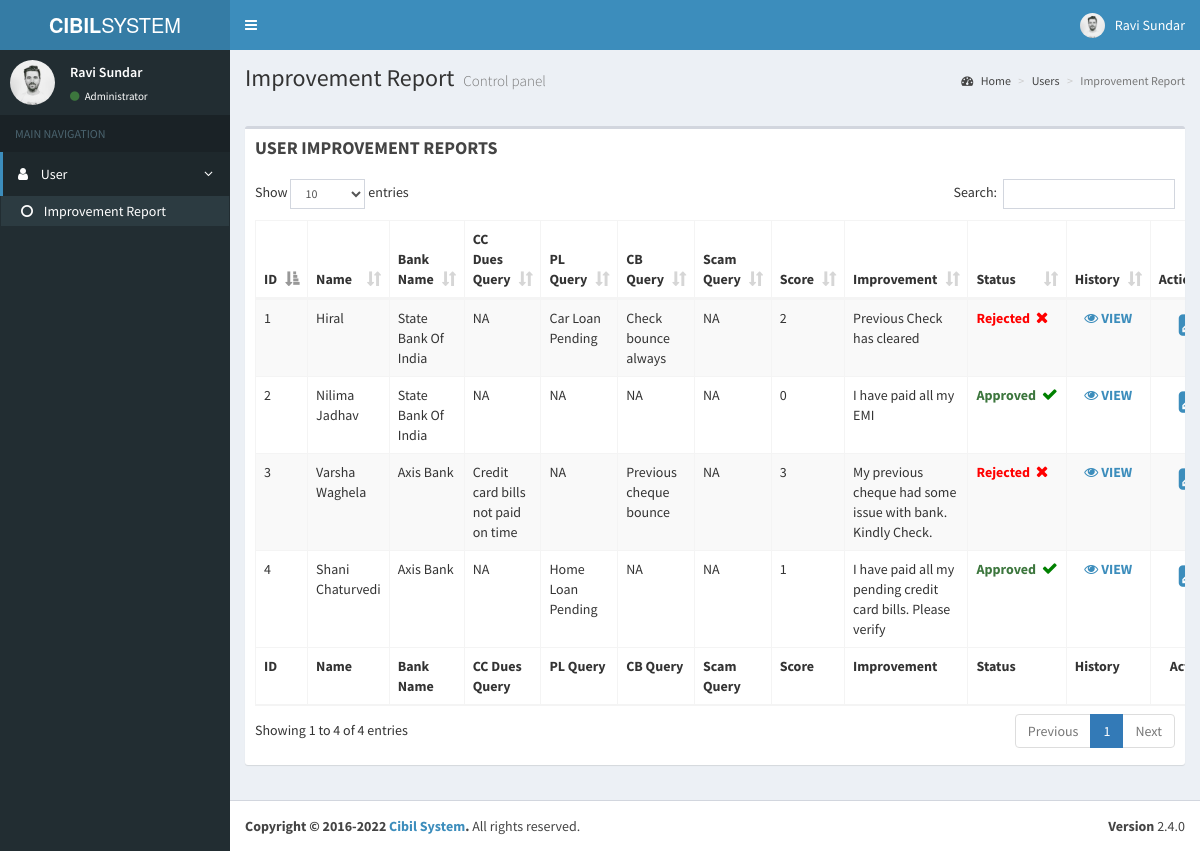
Page /assets/admin/pages/userimprovement.php (signed in) on the committed database.
### tables this page shows
CREATE TABLE `cibil_system_user` (
  `id` int(10) NOT NULL,
  `name` varchar(100) NOT NULL,
  `email` varchar(100) NOT NULL,
  `gender` varchar(100) NOT NULL,
  `login_id` int(100) NOT NULL,
  `bank_id` int(10) NOT NULL,
  `score_id` int(10) NOT NULL,
  `contact` int(200) NOT NULL,
  `city` varchar(100) NOT NULL,
  `address` varchar(255) NOT NULL,
  `register_date` datetime NOT NULL,
  `update_date` datetime NOT NULL,
  `addbyid` varchar(100) NOT NULL
);

CREATE TABLE `cibil_system_bankname` (
  `id` int(10) NOT NULL,
  `bank_name` varchar(100) NOT NULL
);

CREATE TABLE `cibil_system_userscore` (
  `id` int(10) NOT NULL,
  `user_id` int(10) NOT NULL,
  `ccdues` int(10) NOT NULL,
  `ccdues_query` varchar(100) NOT NULL,
  `pending_loan` int(10) NOT NULL,
  `pendingloan_query` varchar(100) NOT NULL,
  `bounce_check` int(10) NOT NULL,
  `bouncecheck_query` varchar(100) NOT NULL,
  `scam` int(10) NOT NULL,
  `scam_query` varchar(100) NOT NULL,
  `score` int(10) NOT NULL
);

CREATE TABLE `cibil_system_improvement` (
  `id` int(10) NOT NULL,
  `user_id` int(10) NOT NULL,
  `improvement` varchar(100) NOT NULL,
  `status` varchar(100) NOT NULL,
  `approved_by` varchar(100) NOT NULL,
  `approved_date` datetime NOT NULL
);

### assets/admin/pages/userimprovement.php (the view, shortened to what this page needs)
<?php
  if(isset($_SESSION['admin_name']) && $_SESSION['admin_name']!=""){
  	require_once('header.php');
    require_once('../../config.php');
    $select="SELECT `cibil_system_user`.* , `cibil_system_bankname`.*, `cibil_system_userscore`.*, `cibil_system_improvement`.* FROM `cibil_system_user` JOIN `cibil_system_bankname` ON `cibil_system_user`.bank_id=`cibil_system_bankname`.id JOIN `cibil_system_userscore` ON `cibil_system_user`.score_id=`cibil_system_userscore`.id JOIN `cibil_system_improvement` ON `cibil_system_user`.id=`cibil_system_improvement`.user_id WHERE `cibil_system_improvement`.status='Pending' OR `cibil_system_improvement`.status='Approved' OR `cibil_system_improvement`.status='Rejected' ORDER BY `cibil_system_user`.update_date DESC";
    $query=mysqli_query($conn,$select);
?>
<link rel="stylesheet" href="../bower_components/datatables.net-bs/css/dataTables.bootstrap.min.css">
<link rel="stylesheet" href="../dist/css/AdminLTE.min.css">
  <div class="content-wrapper">
    <section class="content-header">
      <h1>
        Improvement Report
        <small>Control panel</small>
      </h1>
      <ol class="breadcrumb">
        <li><a href="dashboard.php"><i class="fa fa-dashboard"></i> Home</a></li>
        <li><a href="">Users</a></li>
        <li class="active">Improvement Report</li>
      </ol>
    </section>
    <section class="content">
      <div class="row">
        <div class="col-xs-12">
          <div class="box">
            <div class="box-header">
              <h3 class="box-title text-bold">USER IMPROVEMENT REPORTS</h3>
            </div>
            <div class="box-body table-responsive">
              <table id="example1" class="table table-bordered table-striped ">
                <thead>
                <tr>
                  <th width="1%">ID</th>
                  <th width="7%">Name</th>
                  <th width="10%">Bank Name</th>
                  <th width="10%">CC Dues Query</th>
                  <th width="10%">PL Query</th>
                  <th width="10%">CB Query</th>
                  <th width="10%">Scam Query</th>
                  <th width="2%">Score</th>
                  <th width="10%">Improvement</th>
                  <th width="7%">Status</th>
                  <th width="5%">History</th>
                  <th class="text-center" width="1%">Action</th>
                </tr>
                </thead>
                <tbody>
                <?php
                  $i=1;
                  while($res=mysqli_fetch_object($query)){
                ?>
                <tr>
                  <td><?php echo $i++; ?></td>
                  <td><?php echo $res->name; ?></td>
                  <td><?php echo $res->bank_name; ?></td>
                  <td><?php echo $res->ccdues_query; ?></td>
                  <td><?php echo $res->pendingloan_query; ?></td>
                  <td><?php echo $res->bouncecheck_query; ?></td>
                  <td><?php echo $res->scam_query; ?></td>
                  <td><?php echo $res->score; ?></td>
                  <td><?php echo $res->improvement; ?></td>
                  <td><?php if($res->status=='Rejected'){
                    echo "<div class='text-bold' style='color: red;'>".$res->status."&nbsp&nbsp<i class='fa fa-times' style='font-size:16px; color:red;'></i></div>";
                  }else if($res->status=='Approved'){
                    echo "<div class='text-success text-bold'>".$res->status."&nbsp&nbsp<i class='fa fa-check' style='font-size:16px; color:green;'></i></div>";
                  }else if($res->status=='Pending'){
                    echo "<div class='text-bold' style='color: #D35400;'>".$res->status."&nbsp&nbsp&nbsp<i class='fa fa-tasks' style='font-size:16px; color:orange;'></i></div>";
                  }?></td>
                  <td class="text-center text-bold"><a class="view_improv" href="#improv-form" rel="modal:open" user_id="<?php echo $res->id; ?>"><i class="fa fa-eye" aria-hidden="true"></i> VIEW</a></td>
                  <td class="text-center" style="font-size:25px;"><a class="edituser" href="#login-form" rel="modal:open" user_id="<?php echo $res->id; ?>"><i class="fa fa-pencil-square" aria-hidden="true"></i></td>
                </tr>
                <?php
                  }
                ?>
                </tbody>
                <tfoot>
                <tr>
                  <th>ID</th>
                  <th>Name</th>
                  <th>Bank Name</th>
                  <th>CC Dues Query</th>
                  <th>PL Query</th>
                  <th>CB Query</th>
                  <th>Scam Query</th>
                  <th>Score</th>
                  <th>Improvement</th>
                  <th>Status</th>
                  <th width="5%">History</th>
                  <th class="text-center">Action</th>
                </tr>
                </tfoot>
              </table>
            </div>
          </div>
        </div>
      </div>
    </section>
  </div>
<?php
	require_once('footer.php');
  }
  else{
    require_once('error.php');
  }
?>

### assets/admin/pages/header.php (shortened to what this page needs)
<?php
  $name=$_SESSION['admin_name'];
?>
<!DOCTYPE html>
<html>
<head>
  <link rel="stylesheet" href="../bower_components/bootstrap/dist/css/bootstrap.min.css">
  <link rel="stylesheet" href="../bower_components/font-awesome/css/font-awesome.min.css">
  <link rel="stylesheet" href="../bower_components/Ionicons/css/ionicons.min.css">
  <link rel="stylesheet" href="../dist/css/AdminLTE.min.css">
  <link rel="stylesheet" href="../dist/css/skins/_all-skins.min.css">
  <link rel="stylesheet" href="../plugins/bootstrap-wysihtml5/bootstrap3-wysihtml5.min.css">
  <link rel="stylesheet" href="https://cdnjs.cloudflare.com/ajax/libs/jquery-modal/0.9.1/jquery.modal.min.css" />
</head>
<body class="hold-transition skin-blue sidebar-mini">
<div class="wrapper">
  <header class="main-header">
    <a href="" class="logo">
      <span class="logo-lg"><b>CIBIL</b>SYSTEM</span>
    </a>
    <nav class="navbar navbar-static-top">
      <a href="#" class="sidebar-toggle" data-toggle="push-menu" role="button">
      </a>
      <div class="navbar-custom-menu">
        <ul class="nav navbar-nav">
          <li class="dropdown user user-menu">
            <a href="" class="dropdown-toggle" data-toggle="dropdown">
              <img src="../dist/img/user1-128x128.jpg" class="user-image" alt="User Image">
              <span class="hidden-xs"><?php echo $name; ?></span>
            </a>
          </li>
        </ul>
      </div>
    </nav>
  </header>
  <aside class="main-sidebar">
    <section class="sidebar">
      <div class="user-panel">
        <div class="pull-left image">
          <img src="../dist/img/user1-128x128.jpg" class="img-circle" alt="User Image">
        </div>
        <div class="pull-left info">
          <p><?php echo $name; ?></p>
          <a href="dashboard.php"><i class="fa fa-circle text-success"></i> Administrator</a>
        </div>
      </div>
      <ul class="sidebar-menu" data-widget="tree">
        <li class="header">MAIN NAVIGATION</li>
        <li class="treeview" id="user">
          <a href="">
            <i class="fa fa-user" aria-hidden="true"></i>
            <span>User</span>
            <span class="pull-right-container">
              <i class="fa fa-angle-left pull-right"></i>
            </span>
          </a>
          <ul class="treeview-menu">
            <li id="view_improv"><a href="userimprovement.php"><i class="fa fa-circle-o"></i> Improvement Report</a></li>
          </ul>
        </li>
    </section>
  </aside>

### assets/admin/pages/footer.php (shortened to what this page needs)
<footer class="main-footer">
    <div class="pull-right hidden-xs">
      <b>Version</b> 2.4.0
    </div>
    <strong>Copyright &copy; 2016-2022 <a href="dashboard.php">Cibil System</a>. </strong> All rights
    reserved.
  </footer>
</div>
</body>
</html>

### assets/admin/pages/userimprovement.php (style rules this page uses)
.content { margin-top: 2%; }
img { width:150px; height: 100px; }
#example1 { overflow-x: auto; }

### rows in the picture
cibil_system_user: name "Hiral", cibil_system_bankname.bank_name "State Bank Of India", cibil_system_userscore.ccdues_query "NA", cibil_system_userscore.pendingloan_query "Car Loan Pending", cibil_system_userscore.bouncecheck_query "Check bounce always", cibil_system_userscore.scam_query "NA", cibil_system_userscore.score "2", cibil_system_improvement.improvement "Previous Check has cleared", cibil_system_improvement.status "Rejected"
cibil_system_user: name "Nilima Jadhav", cibil_system_bankname.bank_name "State Bank Of India", cibil_system_userscore.ccdues_query "NA", cibil_system_userscore.pendingloan_query "NA", cibil_system_userscore.bouncecheck_query "NA", cibil_system_userscore.scam_query "NA", cibil_system_userscore.score "0", cibil_system_improvement.improvement "I have paid all my EMI", cibil_system_improvement.status "Approved"
cibil_system_user: name "Varsha Waghela", cibil_system_bankname.bank_name "Axis Bank", cibil_system_userscore.ccdues_query "Credit card bills not paid on time", cibil_system_userscore.pendingloan_query "NA", cibil_system_userscore.bouncecheck_query "Previous cheque bounce", cibil_system_userscore.scam_query "NA", cibil_system_userscore.score "3", cibil_system_improvement.improvement "My previous cheque had some issue with bank. Kindly Check.", cibil_system_improvement.status "Rejected"
cibil_system_user: name "Shani Chaturvedi", cibil_system_bankname.bank_name "Axis Bank", cibil_system_userscore.ccdues_query "NA", cibil_system_userscore.pendingloan_query "Home Loan Pending", cibil_system_userscore.bouncecheck_query "NA", cibil_system_userscore.scam_query "NA", cibil_system_userscore.score "1", cibil_system_improvement.improvement "I have paid all my pending credit card bills. Please verify", cibil_system_improvement.status "Approved"

### other values in the picture
$name "Ravi Sundar"
